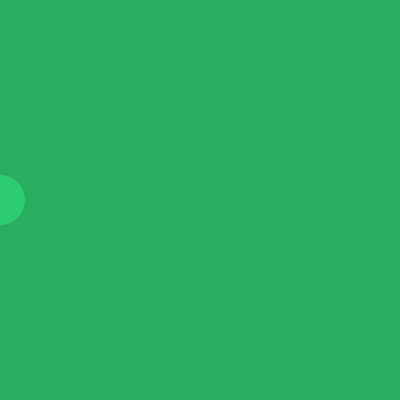
Frame 1 (no input)
Frame 60 (the mouse pressed at the canvas centre just before this capture): identical to frame 1, image omitted
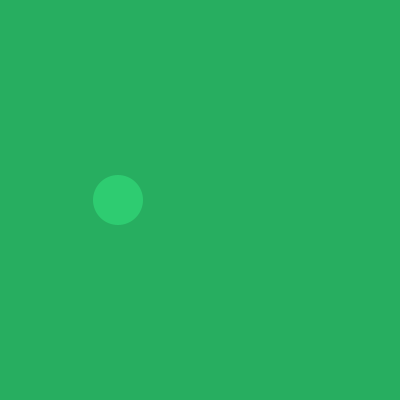
Frame 120 (the mouse held since frame 60 and released just before this capture)

The Processing sketch that drew these frames (run headless with seeded random() and noise(); from frame 60 on, the mouse is pressed at the canvas centre):

// Processing sketch: sketch_5_9_conditional_ball_move
// ── sketch_5_9_conditional_ball_move.pde
boolean clicked = false;

int circleX = 0;
int circleY;
void setup() {
  size(400, 400);
  circleY = height/2;
}
void draw() {
  background(#27ae60);
  noStroke();
  fill(#2ecc71);
  ellipse(circleX, circleY, 50, 50);

  if (clicked) {
    circleX += 2;
  }
}

void mousePressed() {
  clicked = !clicked;
}

void keyPressed() {
  circleX = 0;
}
